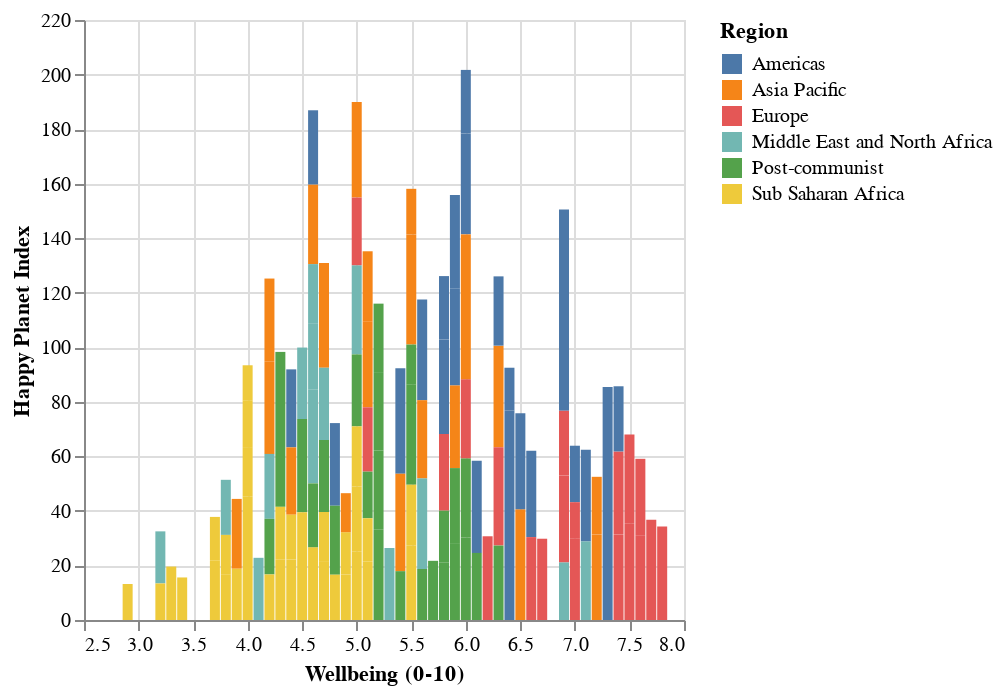

This figure's notebook cell:
### Code cell
#Adding Zoom-In and Zoom-Out to a Static Scatter Plot
alt.Chart(hpi_df).mark_bar().encode(
x='Wellbeing (0-10):Q',
y='Happy Planet Index:Q',
color='Region:N',).interactive()

### Figure 1 — Vega-Lite specification as saved in the notebook (floating-point values rounded to 4 significant figures; data arrays with more than 128 entries replaced by an {"elided": "..."} marker saying what was removed)
{"config": {"view": {"continuousWidth": 300, "continuousHeight": 300}}, "data": {"name": "data-e1c068cb61c6a12593f95144d0d2b6ed"}, "mark": {"type": "bar"}, "encoding": {"color": {"field": "Region", "type": "nominal"}, "x": {"field": "Wellbeing (0-10)", "type": "quantitative"}, "y": {"field": "Happy Planet Index", "type": "quantitative"}}, "params": [{"name": "param_2", "select": {"type": "interval", "encodings": ["x", "y"]}, "bind": "scales"}], "$schema": "https://vega.github.io/schema/vega-lite/v5.20.1.json", "datasets": {"data-e1c068cb61c6a12593f95144d0d2b6ed": {"elided": "140 records"}}}
